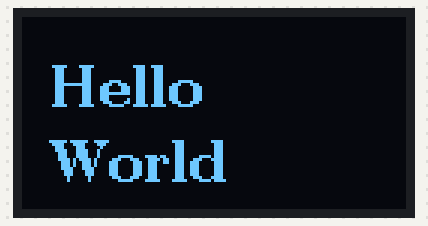
A sketch run on a simulated Arduino Uno, built with avr-gcc and run on an emulated ATmega328P. On the bench: 128×64 one-colour display.

Above: at 0.1 s.

The sketch:

hello_test.ino
```cpp
#include <Arduino.h>
#include <U8g2lib.h>

U8G2_SH1106_128X64_NONAME_F_HW_I2C u8g2(U8G2_R0, /* reset=*/ U8X8_PIN_NONE);

void setup() {
  u8g2.begin();
}

void loop() {
  u8g2.clearBuffer();

  // Set font
  u8g2.setFont(u8g2_font_ncenB14_tr);

  // Centered text
  u8g2.drawStr(10, 30, "Hello");
  u8g2.drawStr(10, 55, "World");

  u8g2.sendBuffer();

  delay(1000);
}
```
